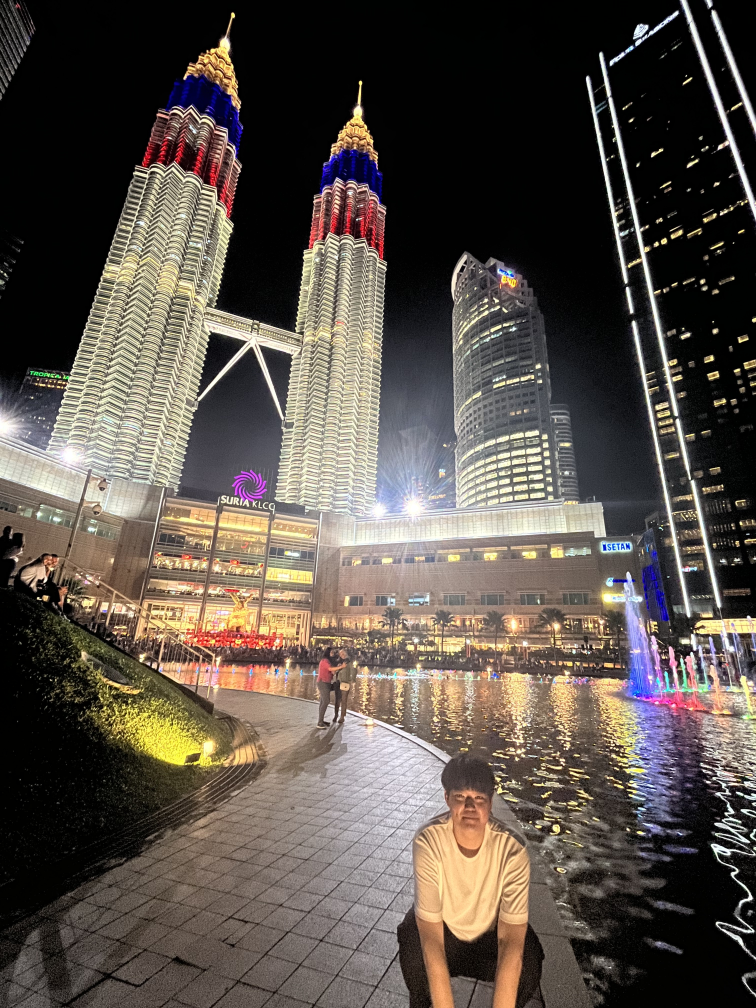
#> input picture test_vila/Bad/1675564423029-24.jpg, 3024 x 4032 px (shown at 1/4 size)
$ python -i evaluate_acut_product_gold_weights_vila.py   (imports and definitions only)   (older library calls are emulated)
#> lines starting #> are read from the running program, lines starting #| are printed output that depends on the picture
import os
import sys
import argparse
import json
import logging
from pathlib import Path
from typing import Any, Tuple, List

import cv2
import numpy as np
import pandas as pd
import tensorflow as tf
from PIL import Image, ImageOps
from tqdm import tqdm
from scipy.stats import spearmanr, pearsonr
from itertools import product

# [1 line not run here, left out]

# --- Adaptive Patch Selector Logic (v2) ---

def compute_saliency_v2(image_bgr: np.ndarray) -> np.ndarray:
    img_small = cv2.resize(image_bgr, (64, 64))
    gray = cv2.cvtColor(img_small, cv2.COLOR_BGR2GRAY).astype(np.float32)
    fft = np.fft.fft2(gray)
    log_amplitude = np.log(np.abs(fft) + 1e-6)
    phase = np.angle(fft)
    avg_log_amplitude = cv2.blur(log_amplitude, (3, 3))
    spectral_residual = log_amplitude - avg_log_amplitude
    saliency_map = np.abs(np.fft.ifft2(np.exp(spectral_residual + 1j * phase)))
    saliency_map = saliency_map**2
    saliency_map = cv2.GaussianBlur(saliency_map, (3, 3), 0)
    h, w = image_bgr.shape[:2]
    saliency_map = cv2.resize(saliency_map, (w, h))
    y, x = np.ogrid[:h, :w]
    cy, cx = h / 2.0, w / 2.0
    center_bias = np.exp(-((x - cx)**2 / (w / 2.0)**2 + (y - cy)**2 / (h / 2.0)**2))
    saliency_map = saliency_map * (0.8 + 0.2 * center_bias)
    m_min, m_max = saliency_map.min(), saliency_map.max()
    if m_max > m_min:
        saliency_map = (saliency_map - m_min) / (m_max - m_min)
    return saliency_map

def extract_features(image_bgr: np.ndarray, box: np.ndarray) -> dict:
    x1, y1, x2, y2 = map(int, box)
    patch = image_bgr[y1:y2, x1:x2]
    if patch.size == 0:
        return {"color_hist": np.zeros(32, dtype=np.float32), "edge_hist": np.zeros(8, dtype=np.float32)}
    patch_lab = cv2.cvtColor(patch, cv2.COLOR_BGR2LAB)
    hist_l = cv2.calcHist([patch_lab], [0], None, [16], [0, 256]).flatten()
    hist_a = cv2.calcHist([patch_lab], [1], None, [8], [0, 256]).flatten()
    hist_b = cv2.calcHist([patch_lab], [2], None, [8], [0, 256]).flatten()
    color_hist = np.concatenate([hist_l, hist_a, hist_b]).astype(np.float32)
    color_hist /= (color_hist.sum() + 1e-6)
    gray = cv2.cvtColor(patch, cv2.COLOR_BGR2GRAY)
    sobelx = cv2.Sobel(gray, cv2.CV_32F, 1, 0, ksize=3)
    sobely = cv2.Sobel(gray, cv2.CV_32F, 0, 1, ksize=3)
    mag, ang = cv2.cartToPolar(sobelx, sobely)
    hist_edge = cv2.calcHist([ang], [0], None, [8], [0, 2 * np.pi]).flatten().astype(np.float32)
    hist_edge /= (hist_edge.sum() + 1e-6)
    return {"color_hist": color_hist, "edge_hist": hist_edge}

def generate_candidate_boxes(width: int, height: int, scales: list, grid_size: int) -> np.ndarray:
    short_edge = min(width, height)
    boxes = []
    for scale in scales:
        size = int(short_edge * scale)
        if size <= 10: continue
        step_x = (width - size) / max(1, grid_size - 1) if width > size else 0
        step_y = (height - size) / max(1, grid_size - 1) if height > size else 0
        for i in range(grid_size):
            for j in range(grid_size):
                x1, y1 = int(i * step_x), int(j * step_y)
                boxes.append([x1, y1, x1 + size, y1 + size])
    return np.array(boxes, dtype=np.float32) if boxes else np.array([[0, 0, width, height]], dtype=np.float32)

def compute_iou(box: np.ndarray, boxes: np.ndarray) -> np.ndarray:
    x1, y1, x2, y2 = np.maximum(box[0], boxes[:, 0]), np.maximum(box[1], boxes[:, 1]), np.minimum(box[2], boxes[:, 2]), np.minimum(box[3], boxes[:, 3])
    inter = np.maximum(0.0, x2 - x1) * np.maximum(0.0, y2 - y1)
    union = (box[2]-box[0])*(box[3]-box[1]) + (boxes[:, 2]-boxes[:, 0])*(boxes[:, 3]-boxes[:, 1]) - inter
    return inter / np.maximum(union, 1e-6)

def select_patches_v2(image_bgr: np.ndarray, patch_count: int = 5) -> Tuple[np.ndarray, np.ndarray]:
    h, w = image_bgr.shape[:2]
    scales = [0.25, 0.35, 0.5]
    grid_size = 8
    boxes = generate_candidate_boxes(w, h, scales, grid_size)
    saliency_map = compute_saliency_v2(image_bgr)
    box_scores = np.array([saliency_map[int(b[1]):int(b[3]), int(b[0]):int(b[2])].mean() if saliency_map[int(b[1]):int(b[3]), int(b[0]):int(b[2])].size > 0 else 0.0 for b in boxes], dtype=np.float32)
    box_feats = [extract_features(image_bgr, b) for b in boxes]
    box_centers = np.array([[(b[0]+b[2])/2.0/w, (b[1]+b[3])/2.0/h] for b in boxes], dtype=np.float32)

    selected_indices = []
    w_saliency, w_pattern, w_spatial, iou_threshold = 1.0, 0.5, 0.3, 0.5
    for _ in range(patch_count):
        if not selected_indices:
            best_idx = np.argmax(box_scores)
        else:
            scores = w_saliency * box_scores.copy()
            for idx in selected_indices:
                ious = compute_iou(boxes[idx], boxes)
                scores[ious > iou_threshold] = -1.0
                curr_feat = box_feats[idx]
                for i, other_feat in enumerate(box_feats):
                    if scores[i] <= 0: continue
                    color_dist = cv2.compareHist(curr_feat["color_hist"], other_feat["color_hist"], cv2.HISTCMP_BHATTACHARYYA)
                    edge_dist = cv2.compareHist(curr_feat["edge_hist"], other_feat["edge_hist"], cv2.HISTCMP_BHATTACHARYYA)
                    scores[i] += w_pattern * (color_dist + edge_dist)
                dist = np.sqrt(np.sum((box_centers - box_centers[idx])**2, axis=1))
                scores += w_spatial * dist
            scores[selected_indices] = -1.0
            best_idx = np.argmax(scores)
        selected_indices.append(best_idx)
    return boxes[selected_indices], box_scores[selected_indices]

# --- Model Wrapper ---

class AestheticEnsembleEvaluator:
    # [301 lines left out: functions __init__, predict_nima, predict_rgnet, predict_alamp, normalize_series, get_spread_quality and 3 more, not called in this run]

# [2 lines not run here, left out]

>>> import cv2
>>> picture = cv2.imread('../test_vila/Bad/1675564423029-24.jpg')
#> picture is the input picture: shape (4032, 3024, 3); mean B, G, R 73.6, 81.1, 89.6
>>> result = select_patches_v2(picture)
#> in compute_saliency_v2, `saliency_map = cv2.resize(saliency_map, (w, h))`:
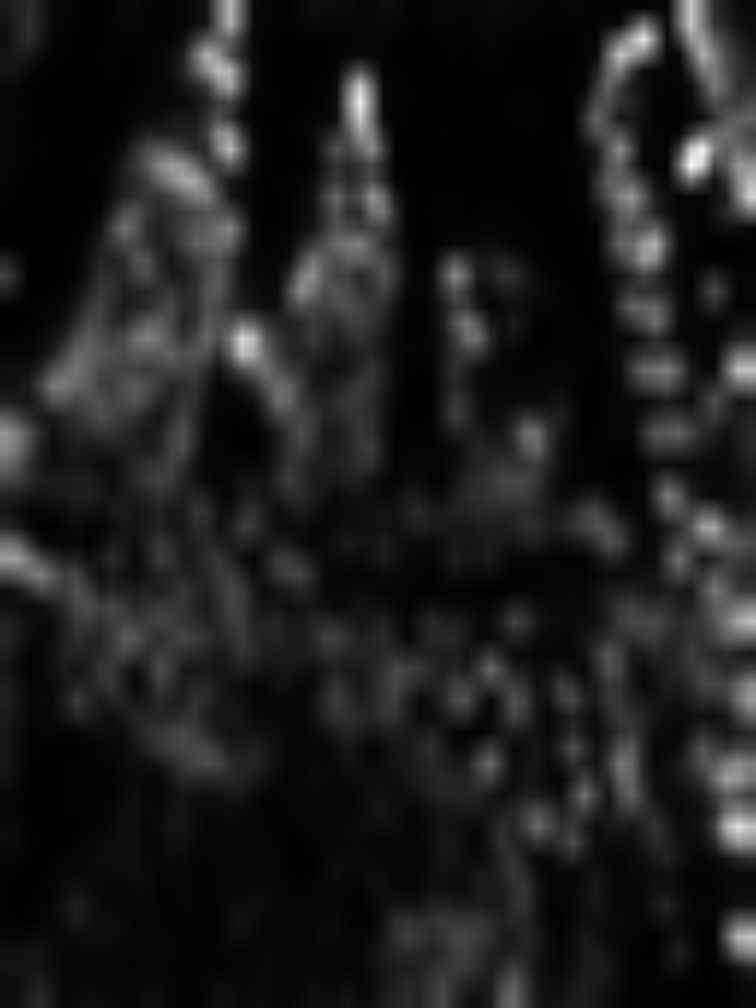
#> saliency_map: shape (4032, 3024) float64 (shown at 1/4 size); min 3.36e-06, max 0.00342, mean 0.000409; drawn with min black and max white
#> in compute_saliency_v2, `m_min, m_max = saliency_map.min(), saliency_map.max()`: m_min = 3.08e-06; m_max = 0.00296
#> in select_patches_v2, `box_scores = np.array([saliency_map[int(b[1]):int(b[3]), int(b[0]):int..`: box_scores = 192 values, max 0.248 at index 10, min 0.0129 at index 40, mean 0.127
#> in extract_features, `patch_lab = cv2.cvtColor(patch, cv2.COLOR_BGR2LAB)`: patch_lab: shape (756, 756, 3); mean of channels 0, 1, 2 14, 129.7, 128.5
#> in extract_features, `hist_l = cv2.calcHist([patch_lab], [0], None, [16], [0, 256]).flatten()`: hist_l = [496894, 9236, 8549, 8951, 8677, 7811, 6176, 5072, 3965, 3011, 2144, 1731, 1657, 1576, 1523, 4563]
#> in extract_features, `hist_a = cv2.calcHist([patch_lab], [1], None, [8], [0, 256]).flatten()`: hist_a = [0, 0, 0, 13910, 547871, 8848, 907, 0]
#> in extract_features, `hist_b = cv2.calcHist([patch_lab], [2], None, [8], [0, 256]).flatten()`: hist_b = [0, 369, 4614, 12132, 551937, 2484, 0, 0]
#> in extract_features, `color_hist = np.concatenate([hist_l, hist_a, hist_b]).astype(np.float32)`: color_hist = 32 values, max 551937 at index 28, min 0 at index 16, mean 53581.5
#> in extract_features, `color_hist /= (color_hist.sum() + 1e-6)`: color_hist = 32 values, max 0.322 at index 28, min 0 at index 16, mean 0.0312
#> in extract_features, `hist_edge = cv2.calcHist([ang], [0], None, [8], [0, 2 * np.pi]).flatte..`: hist_edge = [465942, 12101, 14425, 22765, 11691, 12453, 14081, 18078]
#> in extract_features, `hist_edge /= (hist_edge.sum() + 1e-6)`: hist_edge = [0.815, 0.0212, 0.0252, 0.0398, 0.0205, 0.0218, 0.0246, 0.0316]
#> in extract_features (call 2), `patch_lab = cv2.cvtColor(patch, cv2.COLOR_BGR2LAB)`: patch_lab: shape (756, 756, 3); mean of channels 0, 1, 2 51.9, 128.7, 132.9
#> in extract_features (call 3), `x1, y1, x2, y2 = map(int, box)`: y1 = 936; y2 = 1692
#> in extract_features (call 3), `patch = image_bgr[y1:y2, x1:x2]`:
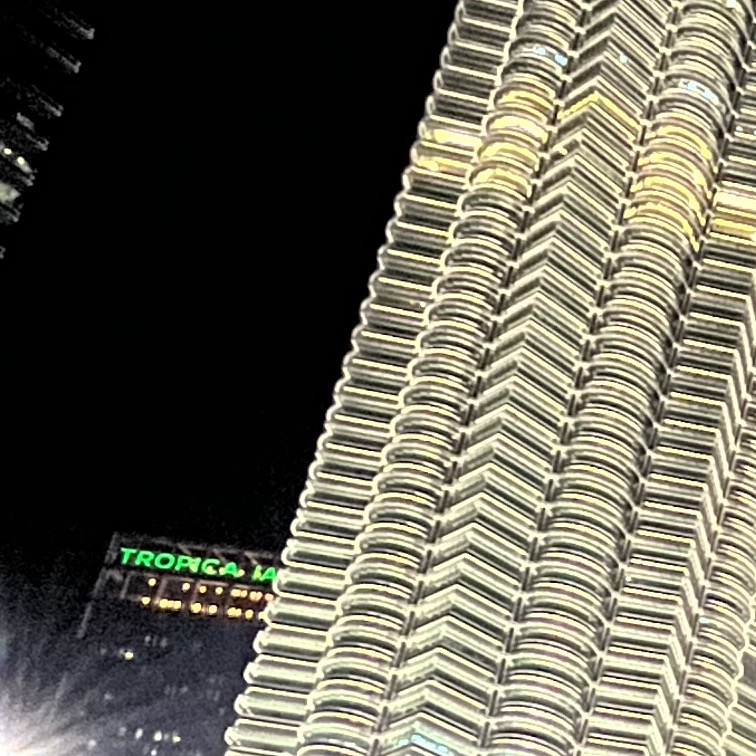
#> patch: shape (756, 756, 3); mean B, G, R 85, 98.9, 101.7
#> in extract_features (call 3), `patch_lab = cv2.cvtColor(patch, cv2.COLOR_BGR2LAB)`: patch_lab: shape (756, 756, 3); mean of channels 0, 1, 2 101.9, 126.8, 135.6
#> in extract_features (call 3), `hist_l = cv2.calcHist([patch_lab], [0], None, [16], [0, 256]).flatten()`: hist_l = [207784, 8275, 12256, 19184, 20036, 22832, 24043, 25291, 25193, 23191, 22010, 21271, 21224, 22084, 23789, 73073]
#> in extract_features (call 3), `hist_a = cv2.calcHist([patch_lab], [1], None, [8], [0, 256]).flatten()`: hist_a = [0, 234, 1275, 241708, 328319, 0, 0, 0]
#> in extract_features (call 3), `hist_b = cv2.calcHist([patch_lab], [2], None, [8], [0, 256]).flatten()`: hist_b = [0, 0, 0, 42862, 522546, 6128, 0, 0]
#> in extract_features (call 3), `color_hist = np.concatenate([hist_l, hist_a, hist_b]).astype(np.float32)`: color_hist = 32 values, max 522546 at index 28, min 0 at index 16, mean 53581.5
#> in extract_features (call 3), `color_hist /= (color_hist.sum() + 1e-6)`: color_hist = 32 values, max 0.305 at index 28, min 0 at index 16, mean 0.0312
#> in extract_features (call 3), `mag, ang = cv2.cartToPolar(sobelx, sobely)`:
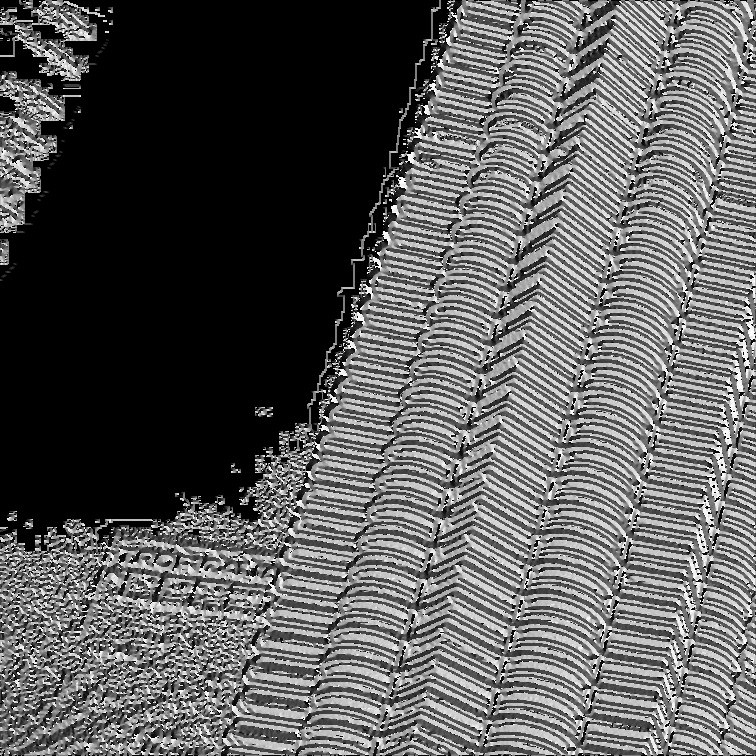
#> ang: shape (756, 756) float32; min 0, max 6.28, mean 2.26; drawn with min black and max white
#> in extract_features (call 3), `hist_edge = cv2.calcHist([ang], [0], None, [8], [0, 2 * np.pi]).flatte..`: hist_edge = [204855, 39982, 96392, 34278, 26941, 40177, 96653, 32258]
#> in extract_features (call 3), `hist_edge /= (hist_edge.sum() + 1e-6)`: hist_edge = [0.358, 0.07, 0.169, 0.06, 0.0471, 0.0703, 0.169, 0.0564]
#> in extract_features (call 4), `x1, y1, x2, y2 = map(int, box)`: y1 = 1404; y2 = 2160
#> in extract_features (call 4), `patch = image_bgr[y1:y2, x1:x2]`:
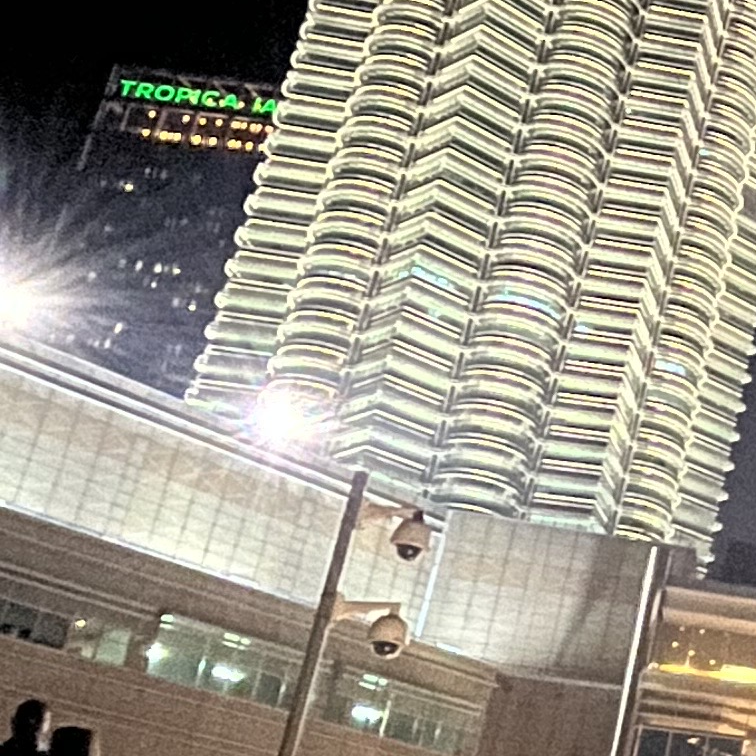
#> patch: shape (756, 756, 3); mean B, G, R 137.7, 150.9, 155.7
#> in extract_features (call 4), `patch_lab = cv2.cvtColor(patch, cv2.COLOR_BGR2LAB)`: patch_lab: shape (756, 756, 3); mean of channels 0, 1, 2 156.5, 127.7, 135.5
#> in extract_features (call 4), `hist_l = cv2.calcHist([patch_lab], [0], None, [16], [0, 256]).flatten()`: hist_l = [33114, 6125, 8729, 14774, 17515, 27231, 45718, 48470, 48070, 37294, 32807, 33129, 41710, 45895, 44314, 86641]
#> in extract_features (call 4), `hist_a = cv2.calcHist([patch_lab], [1], None, [8], [0, 256]).flatten()`: hist_a = [0, 234, 1275, 256709, 313318, 0, 0, 0]
#> in extract_features (call 4), `hist_b = cv2.calcHist([patch_lab], [2], None, [8], [0, 256]).flatten()`: hist_b = [0, 0, 0, 77588, 490989, 2959, 0, 0]
#> in extract_features (call 4), `color_hist = np.concatenate([hist_l, hist_a, hist_b]).astype(np.float32)`: color_hist = 32 values, max 490989 at index 28, min 0 at index 16, mean 53581.5
#> in extract_features (call 4), `color_hist /= (color_hist.sum() + 1e-6)`: color_hist = 32 values, max 0.286 at index 28, min 0 at index 16, mean 0.0312
#> in extract_features (call 4), `mag, ang = cv2.cartToPolar(sobelx, sobely)`:
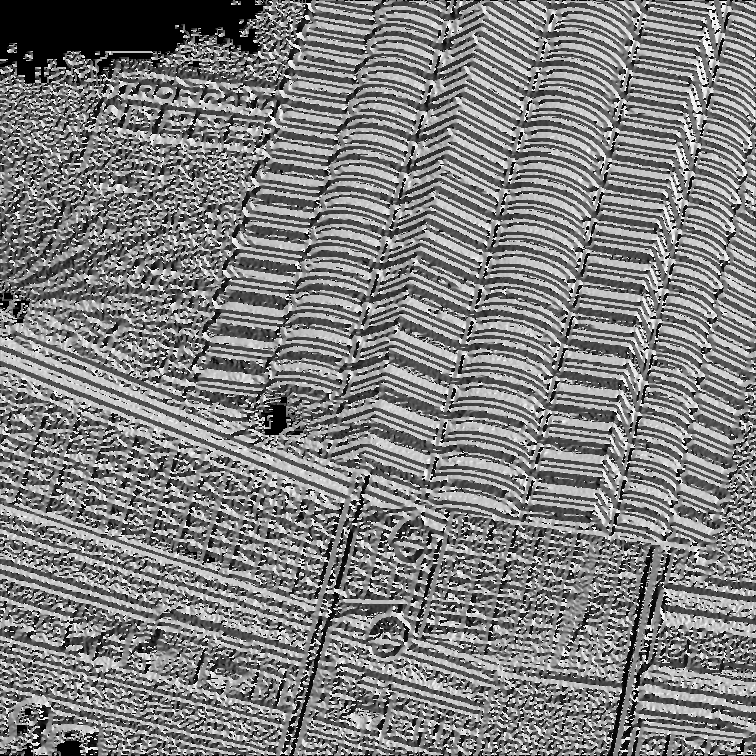
#> ang: shape (756, 756) float32; min 0, max 6.28, mean 3.13; drawn with min black and max white
#> in extract_features (call 4), `hist_edge = cv2.calcHist([ang], [0], None, [8], [0, 2 * np.pi]).flatte..`: hist_edge = [64936, 60951, 115499, 52090, 48241, 62474, 119542, 47803]
#> in extract_features (call 4), `hist_edge /= (hist_edge.sum() + 1e-6)`: hist_edge = [0.114, 0.107, 0.202, 0.0911, 0.0844, 0.109, 0.209, 0.0836]
#> in extract_features (call 5), `x1, y1, x2, y2 = map(int, box)`: y1 = 1872; y2 = 2628
#> in extract_features (call 5), `patch = image_bgr[y1:y2, x1:x2]`:
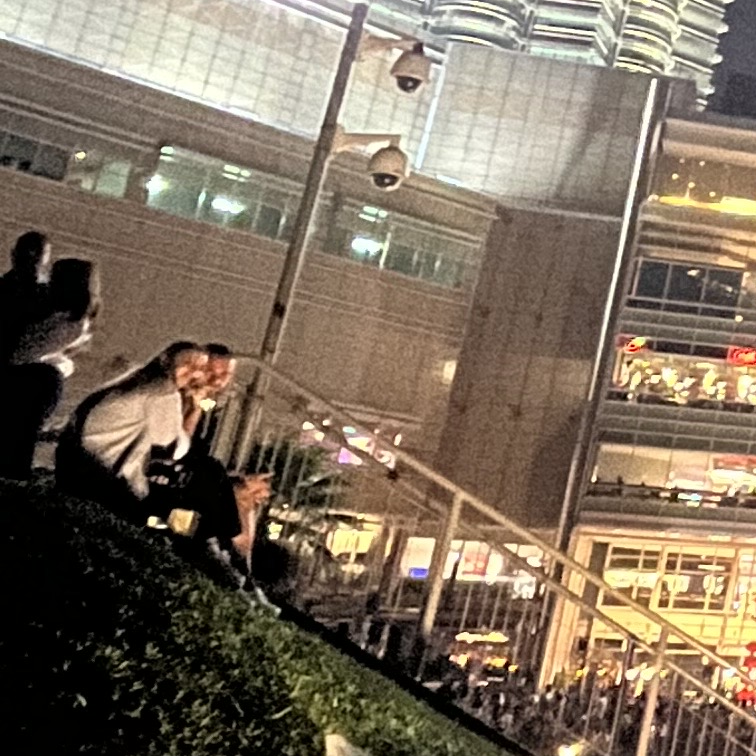
#> patch: shape (756, 756, 3); mean B, G, R 93, 109.9, 124.5
#> in extract_features (call 5), `patch_lab = cv2.cvtColor(patch, cv2.COLOR_BGR2LAB)`: patch_lab: shape (756, 756, 3); mean of channels 0, 1, 2 117.8, 131.1, 139.3
#> in extract_features (call 5), `hist_l = cv2.calcHist([patch_lab], [0], None, [16], [0, 256]).flatten()`: hist_l = [82613, 11290, 13154, 18816, 26490, 43618, 68764, 65504, 54454, 33307, 23024, 21005, 25995, 28321, 27916, 27265]
#> in extract_features (call 5), `hist_a = cv2.calcHist([patch_lab], [1], None, [8], [0, 256]).flatten()`: hist_a = [0, 0, 0, 129683, 440891, 959, 3, 0]
#> in extract_features (call 5), `hist_b = cv2.calcHist([patch_lab], [2], None, [8], [0, 256]).flatten()`: hist_b = [0, 9, 88, 9512, 540682, 21245, 0, 0]
#> in extract_features (call 5), `color_hist = np.concatenate([hist_l, hist_a, hist_b]).astype(np.float32)`: color_hist = 32 values, max 540682 at index 28, min 0 at index 16, mean 53581.5
#> in extract_features (call 5), `color_hist /= (color_hist.sum() + 1e-6)`: color_hist = 32 values, max 0.315 at index 28, min 0 at index 16, mean 0.0312
#> in extract_features (call 5), `mag, ang = cv2.cartToPolar(sobelx, sobely)`:
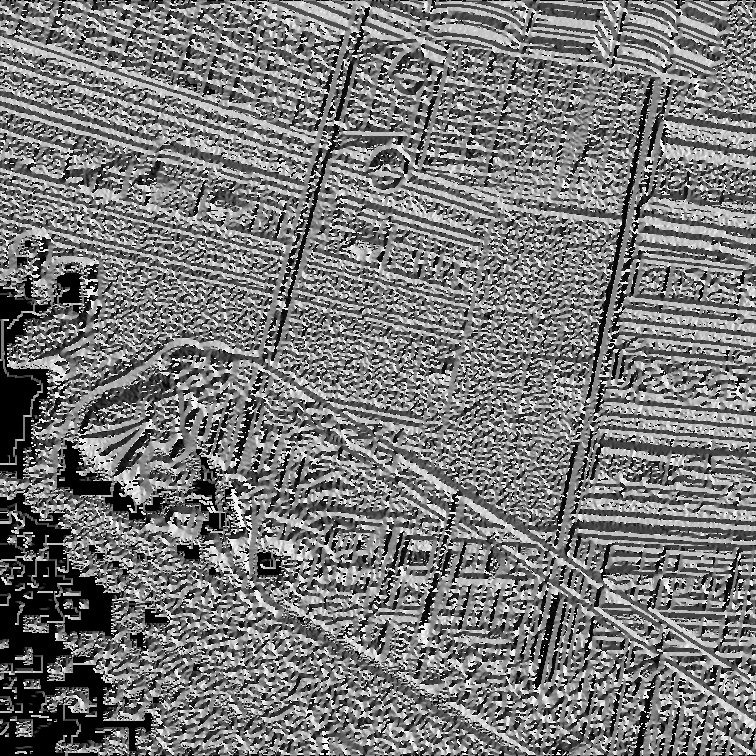
#> ang: shape (756, 756) float32; min 0, max 6.28, mean 2.97; drawn with min black and max white
#> in extract_features (call 5), `hist_edge = cv2.calcHist([ang], [0], None, [8], [0, 2 * np.pi]).flatte..`: hist_edge = [98327, 64961, 75520, 59796, 67700, 67330, 79337, 58565]
#> in extract_features (call 5), `hist_edge /= (hist_edge.sum() + 1e-6)`: hist_edge = [0.172, 0.114, 0.132, 0.105, 0.118, 0.118, 0.139, 0.102]
#> in select_patches_v2, `box_feats = [extract_features(image_bgr, b) for b in boxes]`: box_feats = 192 items
#> the loop in select_patches_v2, `for _ in range(patch_count):` made 5 passes
#> best_idx on passes 1 to 5: 10, 56, 47, 40, 23
#> after the loop in select_patches_v2, `for _ in range(patch_count):`: selected_indices = [10, 56, 47, 40, 23]
